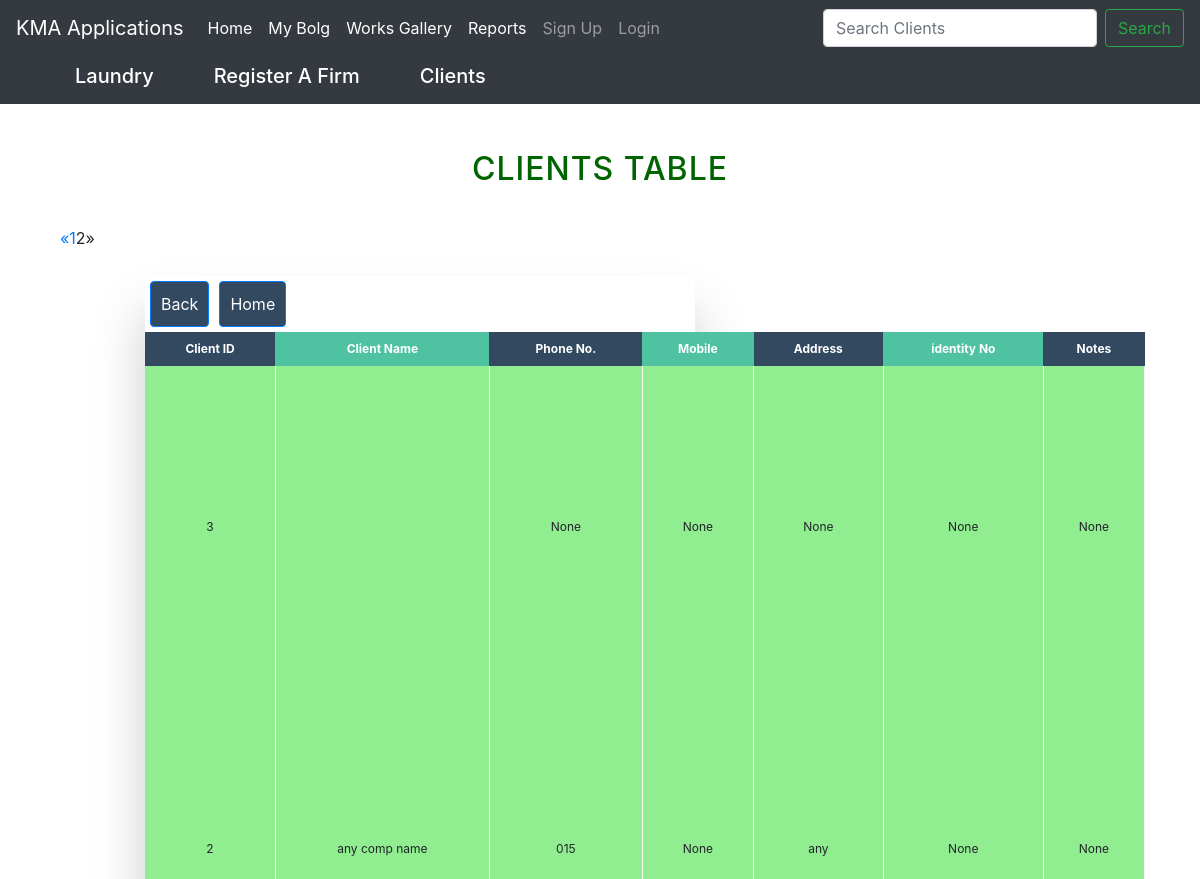
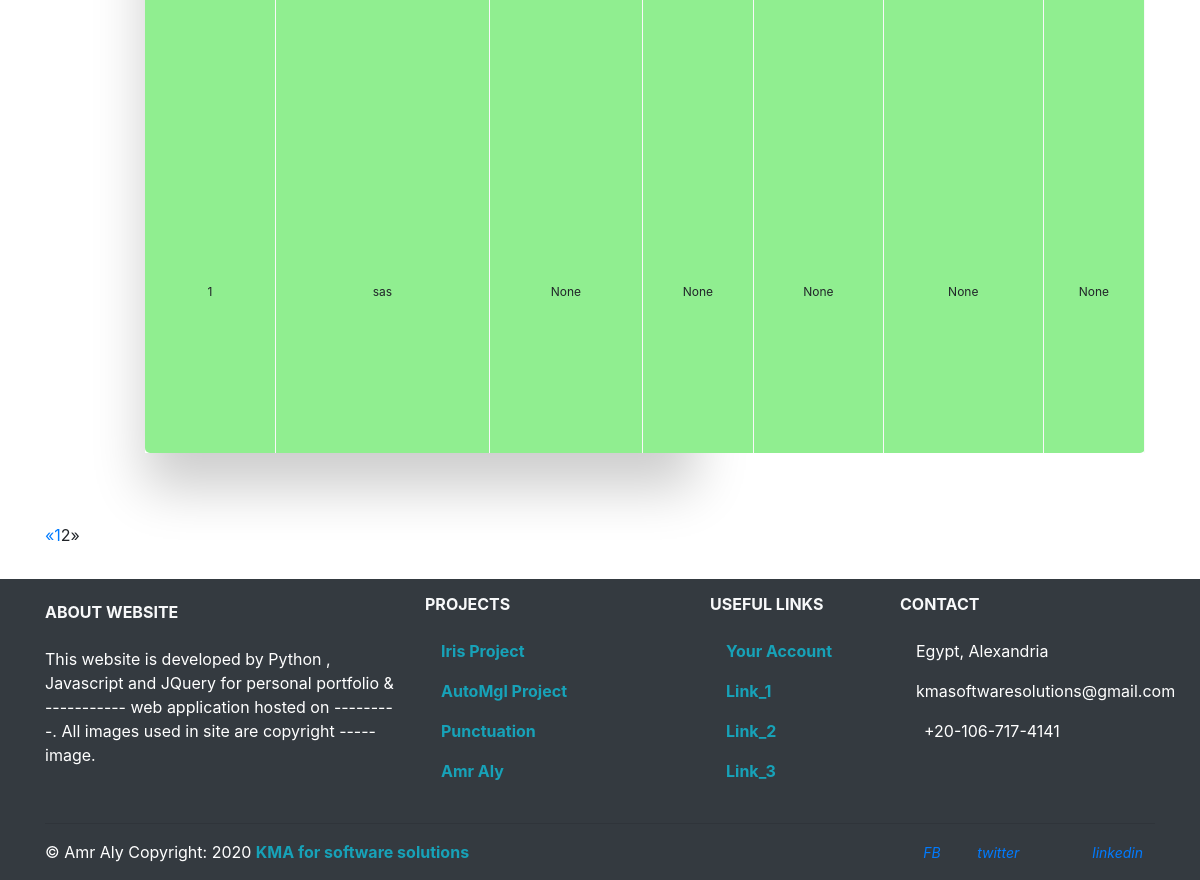
The page /crm/results/?page=2 on the database its author committed (2 pictures, top to bottom).
### crm/models.py (models this page shows, shortened)
class Clients(models.Model):
    name       = models.CharField(max_length=200)
    phone      = models.CharField(max_length=20, blank=True, null=True)
    mobile     = models.CharField(max_length=20, blank=True, null=True)
    address    = models.CharField(max_length=200, blank=True, null=True)
    photo      = models.ImageField(upload_to='Clients_pics', blank=True)
    identityNo = models.CharField(max_length=200, blank=True, null=True)
    notes      = models.CharField(max_length=2000, blank=True, null=True)

### crm/views.py (the view)
# urls.py: path('results/', views.Search, name='search'),
def Search(request):
    _search = request.GET.get('q')
    if _search:
        results = Clients.objects.order_by('-id')\
                 .filter(Q(name__icontains=_search)\
                 | Q(phone__icontains=_search)\
                 | Q(mobile__icontains=_search))
    else:
        results = Clients.objects.all().order_by('-id')
    paginator = Paginator(results, 5) # One result per page
    page = request.GET.get('page')
    try:
        search_result = paginator.page(page)
    except PageNotAnInteger:
        search_result = paginator.page(1)
    except EmptyPage:
        search_result = paginator.page(paginator.num_pages)
    context={ 'search_res':search_result,
              'page':page,
              'results':results,
            }
    return render(request, 'tables.html', context)

### crm/templates/tables.html (shortened to what this page needs)
{% extends 'index.html' %}
{% load bootstrap %} {% load static %} {% block content %}
<head>
    <link rel="stylesheet" href="{% static 'css/tables.css' %}">
    <link rel="stylesheet" href="{% static 'css/pagination.css' %}">
    <link rel="stylesheet" href="{% static 'css/bootstrap.min.css' %}">
</head>
<span>
  <h2 style="color:DarkGreen;">Clients Table</h2>
</span>
<div class="container" id='div-table'>
  {% include "crm/pagination.html" with page=search_res %}
    <div class="col-md-8 col-md-offset-2">
      <div class="panel panel-default">
            <div class="panel-body">
                <div class="table-wrapper">
                  <table class="fl-table" id="table">
                      {% if client %}
                      <a class="btn btn-primary" href="{% url 'crm:clients' %}" id="btn-cl">Back</a>
                      <a class="btn btn-primary" href="{% url 'crm:home' %}" id="btn-cl">Go To ID</a>
                          <thead>
                            <tr>
                                <th>Client ID</th>
                                <th>Client Name</th>
                                <th>Phone No.</th>
                                <th>Mobile</th>
                                <th>Address</th>
                                <th>identity No</th>
                                <th>Notes</th>
                            </tr>
                        </thead>
                        {% for cl in client %}
                        <tbody>
                            <tr>
                                <td>{{cl.id}}</td>
                                <td>{{cl.name}}</td>
                                <td>{{cl.phone}}</td>
                                <td>{{cl.mobile}}</td>
                                <td>{{cl.address}}</td>
                                <td>{{cl.identityNo}}</td>
                                <td>{{cl.notes}}</td>
                            </tr>
                        </tbody>
                        {% endfor %}
                        {% elif results %}
                        <a class="btn btn-primary" href="{% url 'crm:clients' %}" id="btn-cl">Back</a>
                        <a class="btn btn-primary" href="{% url 'crm:home' %}" id="btn-cl">Home</a>
                        <thead>
                              <tr>
                                  <th>Client ID</th>
                                  <th>Client Name</th>
                                  <th>Phone No.</th>
                                  <th>Mobile</th>
                                  <th>Address</th>
                                  <th>identity No</th>
                                  <th>Notes</th>
                               </tr>
                        </thead>
                            {% for cl in search_res %}
                            <tbody>
                                <tr>
                                    <td>{{cl.id}}</td>
                                    <td>{{cl.name}}</td>
                                    <td>{{cl.phone}}</td>
                                    <td>{{cl.mobile}}</td>
                                    <td>{{cl.address}}</td>
                                    <td>{{cl.identityNo}}</td>
                                    <td>{{cl.notes}}</td>
                                </tr>
                            </tbody>
                            {% endfor %}
                        {% endif %}
                    </table>
                </div>
            </div>
        </div>
    </div>
</div>
{% include "crm/pagination.html" with page=search_res %}
{% endblock %}

### crm/static/css/style.css (style rules this page uses)
#btn-cl, #btn-rec { padding: 10px; margin: 5px; background-color: #324960; }

### crm/static/css/tables.css (style rules this page uses)
* { box-sizing: border-box; -webkit-box-sizing: border-box; -moz-box-sizing: border-box; }
body { font-family: Helvetica; -webkit-font-smoothing: antialiased; background: rgba( 71, 147, 227, 1); }
h2 { text-align: center; font-size: 18px; text-transform: uppercase; letter-spacing: 1px; color: white; padding: 30px 0; }
.table-wrapper { margin: 10px 70px 70px; box-shadow: 0px 35px 50px rgba( 0, 0, 0, 0.2); }
.fl-table { border-radius: 5px; font-size: 12px; font-weight: normal; border: none; border-collapse: collapse; width: 100%; max-width: 200%; white-space: nowrap; background-color: lightgreen; width: 1000px; height: 1000px; }
.fl-table td, .fl-table th { text-align: center; padding: 8px; }
.fl-table td { border-right: 1px solid #f8f8f8; font-size: 12px; }
.fl-table thead th { color: #ffffff; background: #4FC3A1; }
.fl-table thead th:nth-child(odd) { color: #ffffff; background: #324960; }

### rows shown on the page
Clients: id "3", phone "None", mobile "None", address "None", identityNo "None", notes "None"
Clients: id "2", name "any comp name", phone "015", mobile "None", address "any", identityNo "None", notes "None"
Clients: id "1", name "sas", phone "None", mobile "None", address "None", identityNo "None", notes "None"

### other values the page prints
{{ i }} "1" "1"
{{ i }} "2" "2"
